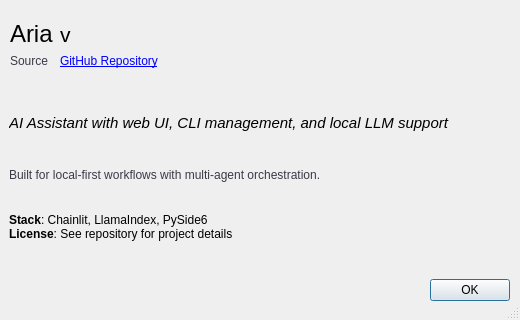
<?xml version="1.0" encoding="UTF-8"?>
<ui version="4.0">
 <class>AboutDialog</class>
 <widget class="QDialog" name="AboutDialog">
  <property name="geometry">
   <rect>
     <x>0</x>
     <y>0</y>
     <width>520</width>
     <height>320</height>
   </rect>
  </property>
  <property name="minimumSize">
   <size>
    <width>400</width>
    <height>280</height>
   </size>
  </property>
  <property name="windowTitle">
   <string>About</string>
  </property>
  <property name="sizeGripEnabled">
   <bool>true</bool>
  </property>
  <widget class="QWidget" name="horizontalLayoutWidget">
   <property name="geometry">
    <rect>
     <x>9</x>
     <y>270</y>
     <width>501</width>
     <height>41</height>
    </rect>
   </property>
   <layout class="QHBoxLayout" name="horizontalLayout">
    <item>
     <spacer name="horizontalSpacer">
      <property name="orientation">
       <enum>Qt::Orientation::Horizontal</enum>
      </property>
      <property name="sizeHint" stdset="0">
       <size>
        <width>40</width>
        <height>20</height>
       </size>
      </property>
     </spacer>
    </item>
    <item>
     <widget class="QPushButton" name="pushButton_Ok">
      <property name="text">
       <string>OK</string>
      </property>
     </widget>
    </item>
   </layout>
  </widget>
  <widget class="QWidget" name="formLayoutWidget">
   <property name="geometry">
    <rect>
     <x>10</x>
     <y>20</y>
      <width>501</width>
      <height>71</height>
    </rect>
   </property>
   <layout class="QFormLayout" name="formLayout">
    <item row="0" column="0">
     <widget class="QLabel" name="label_2">
      <property name="font">
       <font>
        <pointsize>18</pointsize>
       </font>
      </property>
      <property name="text">
       <string>Aria</string>
      </property>
     </widget>
    </item>
    <item row="0" column="1">
     <widget class="QLabel" name="label_Version">
      <property name="font">
       <font>
        <pointsize>16</pointsize>
       </font>
      </property>
      <property name="text">
       <string>v</string>
      </property>
     </widget>
    </item>
    <item row="1" column="0">
     <widget class="QLabel" name="label_3">
      <property name="styleSheet">
       <string notr="true">color: rgb(61, 56, 70)</string>
      </property>
      <property name="text">
       <string>Source</string>
      </property>
     </widget>
    </item>
    <item row="1" column="1">
     <widget class="QLabel" name="label">
      <property name="textFormat">
       <enum>Qt::TextFormat::RichText</enum>
      </property>
      <property name="openExternalLinks">
       <bool>true</bool>
      </property>
       <property name="text">
        <string>&lt;a href=&quot;https://github.com/malvavisc0/aria-ai&quot;&gt;GitHub Repository&lt;/a&gt;</string>
       </property>
      </widget>
    </item>
   </layout>
  </widget>
  <widget class="QWidget" name="verticalLayoutWidget">
   <property name="geometry">
    <rect>
     <x>9</x>
     <y>100</y>
      <width>501</width>
      <height>150</height>
    </rect>
   </property>
   <layout class="QVBoxLayout" name="verticalLayout">
    <item>
     <widget class="QLabel" name="label_Tagline">
      <property name="font">
       <font>
        <pointsize>11</pointsize>
        <italic>true</italic>
       </font>
      </property>
      <property name="text">
       <string>AI Assistant with web UI, CLI management, and local LLM support</string>
      </property>
      <property name="wordWrap">
       <bool>true</bool>
      </property>
     </widget>
    </item>
    <item>
     <widget class="QLabel" name="label_Copyright">
      <property name="styleSheet">
       <string notr="true">color: rgb(61, 56, 70);</string>
      </property>
      <property name="text">
       <string>Built for local-first workflows with multi-agent orchestration.</string>
      </property>
      <property name="wordWrap">
       <bool>true</bool>
      </property>
     </widget>
    </item>
    <item>
     <widget class="QLabel" name="label_Details">
      <property name="textFormat">
       <enum>Qt::TextFormat::RichText</enum>
      </property>
      <property name="openExternalLinks">
       <bool>true</bool>
      </property>
      <property name="text">
       <string>&lt;b&gt;Stack&lt;/b&gt;: Chainlit, LlamaIndex, PySide6&lt;br/&gt;&lt;b&gt;License&lt;/b&gt;: See repository for project details</string>
      </property>
      <property name="wordWrap">
       <bool>true</bool>
      </property>
     </widget>
    </item>
   </layout>
  </widget>
 </widget>
 <resources/>
 <connections/>
</ui>
